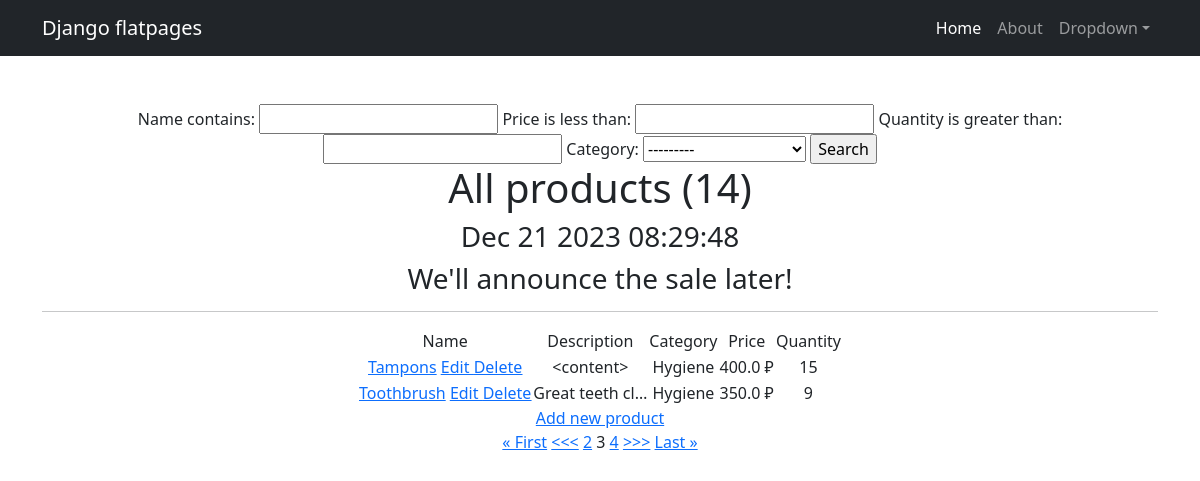
Page /products/?page=3 on the committed database.
### simpleapp/models.py (models this page shows, shortened)
class Product(models.Model):
    name = models.CharField(
        max_length=50,
        unique=True,  # названия товаров не должны повторяться
    )
    description = models.TextField(
    )
    quantity = models.IntegerField(
        validators=[MinValueValidator(0, 'Quantity should be >= 0')],  # количество не может быть меньше 0
    )
    category = models.ForeignKey(
        to='Category',
        on_delete=models.CASCADE,
        related_name='products',  # все продукты в категории будут доступны через поле products
    )
    price = models.FloatField(
        validators=[MinValueValidator(0.0)],
    )

class Category(models.Model):
    name = models.CharField(max_length=100, unique=True)
    def __str__(self):
        return self.name.title()

### simpleapp/views.py (the view)
# urls.py: path('', ProductsList.as_view()),
class ProductsList(ListView):
    model = Product
    ordering = '-price'
    template_name = 'products.html'
    context_object_name = 'products'  # по умолчанию носит имя 'object_list'
    paginate_by = 2  # поставим постраничный вывод в один элемент
    def get_context_data(self, **kwargs):
        context = super().get_context_data(**kwargs)  # переопределяем набор аргументов класса
        context['filter'] = ProductFilter(self.request.GET, queryset=self.get_queryset())
        try:
            context['parameter'] = context['filter'].data.urlencode()
        except AttributeError:
            pass
        context['time_now'] = datetime.now()
        context['next_sale'] = None
        pprint(context['view'])
        print(type(context['view']))
        return context
    def get_queryset(self):
        queryset = super().get_queryset()
        return ProductFilter(self.request.GET, queryset=queryset).qs

### simpleapp/templatetags/custom_filters.py (called while the page is built)
@register.filter()
def currency(value, code='rub'):
    postfix = CURRENCIES_SYMBOLS[code]
    return f'{value} {postfix}'

### simpleapp/templatetags/custom_tags.py (called while the page is built)
@register.simple_tag()
def current_time(format_string='%b %d %Y'):
    return datetime.now().strftime(format_string)

### templates/products.html (shortened to what this page needs)
{% extends 'flatpages/default.html' %}
{% load custom_filters %}
{% load custom_tags %}
{% block content %}
   <form method="GET">
       {{ filter.form }}
       <input type="submit" value="Search">
   </form>
   <h1>All products ({{ paginator.count }})</h1>
   <h3>{% current_time '%b %d %Y %H:%M:%S' %}</h3>
   <h3> {{ next_sale|default_if_none:"We'll announce the sale later!" }} </h3>
   <hr>
   {% if products %}
       <table align="center">
           <tr>
               <td>Name</td>
               <td>Description</td>
               <td>Category</td>
               <td>Price</td>
               <td>Quantity</td>
           </tr>
           {% for product in products %}
           <tr>
               <td>
                   <a href="{% url 'product_detail' product.id %}">{{ product.name|title }}</a>
                   <a href="{% url 'product_update' product.id %}"><u> Edit </u></a>
                   <a href="{% url 'product_delete' product.id %}"><u> Delete </u></a>
               </td>
               <td>{{ product.description|truncatechars:15 }}</td>
               <td>{{ product.category.name|title }}</td>
               <td>{{ product.price|currency }}</td>
               <td>{{ product.quantity }}</td>
           </tr>
           {% endfor %}
       </table>
   {% else %}
       <h2>There are no products!</h2>
   {% endif %}
   <a href="{% url 'product_create' %}">Add new product</a><br>
    {% if is_paginated %}
        {% if page_obj.has_previous %}
            <a href="?page=1">&laquo; First</a>
            <a href="?page={{ page_obj.previous_page_number }}"><<<</a>
        {% endif %}
        {% for num in page_obj.paginator.page_range %}
            {% if page_obj.number == num %}
                <a>{{ num }}</a>
            {% elif num > page_obj.number|add:'-2' and num < page_obj.number|add:'2' %}
                <a href="?page={{ num }}">{{ num }}</a>
            {% endif %}
        {% endfor %}
        {% if page_obj.has_next %}
            <a href="?page={{ page_obj.next_page_number }}">>>></a>
            <a href="?page={{ page_obj.paginator.num_pages }}">Last &raquo;</a>
        {% endif %}
    {% endif %}
{% endblock content %}

### rows in the picture
Product: name "Tampons", description "<content>", category.name "Hygiene", price "400.0 ₽", quantity "15"
Product: name "Toothbrush", description "Great teeth cl…", category.name "Hygiene", price "350.0 ₽", quantity "9"

### other values in the picture
{{ paginator.count }} "14"
{{ next_sale|default_if_none:"We'll announce the sale later!" }} "We'll announce the sale later!"
{{ num }} "2" "4"
{{ num }} "3"
